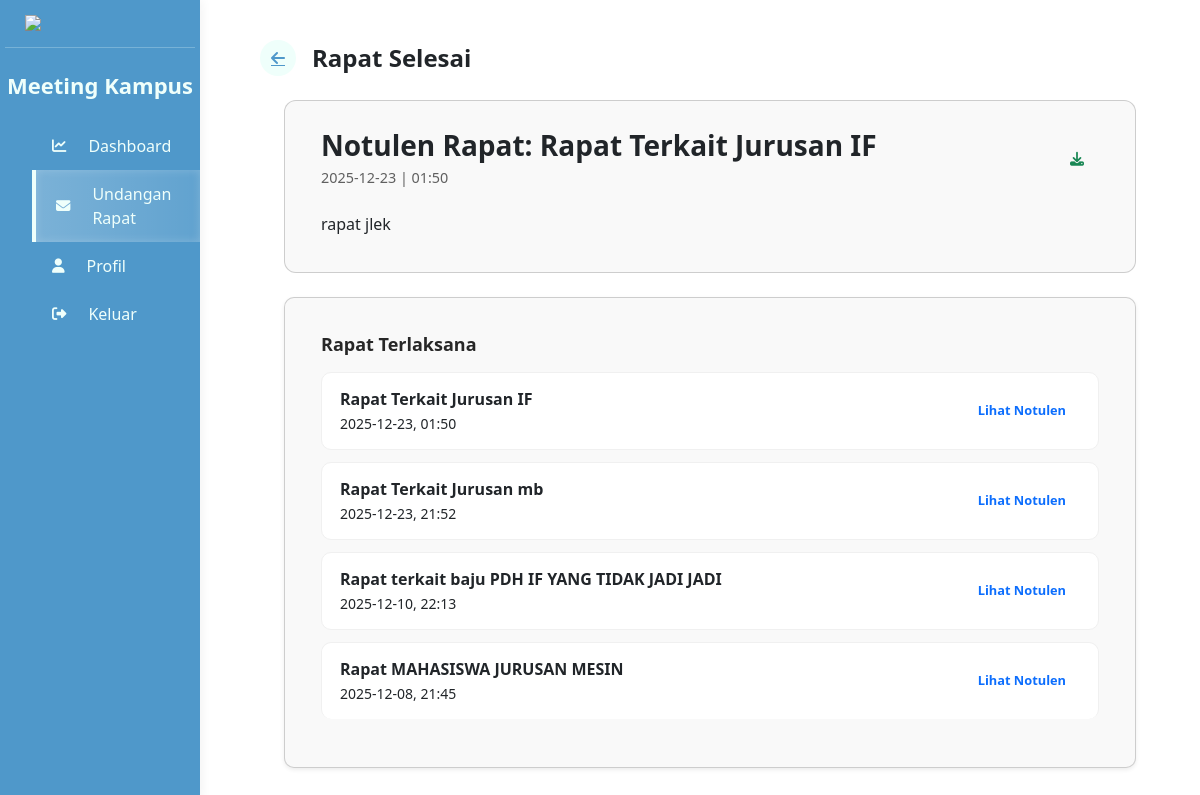
The app's page /page/notulen.php?id=3 with its own data.
### tables this page shows
CREATE TABLE `tb_rapat` (
  `id_rapat` int NOT NULL,
  `judul` varchar(255) DEFAULT NULL,
  `deskripsi` varchar(255) DEFAULT NULL,
  `tanggal` date DEFAULT NULL,
  `waktu` varchar(255) DEFAULT NULL,
  `lokasi` varchar(255) DEFAULT NULL,
  `id_admin` int DEFAULT NULL,
  `dibuat_oleh` varchar(255) DEFAULT NULL,
  `status` enum('dijadwalkan','selesai','dibatalkan') DEFAULT NULL,
  `notulen` varchar(355) DEFAULT NULL
);

### page/notulen.php (the view, shortened to what this page needs)
<?php
include "../connection/server.php";
$id_rapat = $_GET['id'] ?? null;
$rapatSelesai = mysqli_query($mysqli, "
    SELECT id_rapat, judul, tanggal, waktu
    FROM tb_rapat
    WHERE status = 'selesai'
    ORDER BY tanggal DESC
");
if ($id_rapat) {
    $data = mysqli_query($mysqli, "
        SELECT judul, tanggal, waktu, notulen
        FROM tb_rapat
        WHERE id_rapat = '$id_rapat'
    ");
    $rapat = mysqli_fetch_assoc($data);
}
?>
<!DOCTYPE html>
<html lang="id">
<head>
    <link href="https://cdn.jsdelivr.net/npm/bootstrap@5.3.3/dist/css/bootstrap.min.css" rel="stylesheet">
    <link rel="stylesheet" href="../assets/css/userpage.css">
    <link rel="stylesheet" href="https://cdnjs.cloudflare.com/ajax/libs/font-awesome/6.5.1/css/all.min.css">
</head>
<body>
<div class="container-fluid d-flex p-0">
    <div class="sidebar" id="sidebar">
        <div class="logo-section">
            <img src="../assets/img/polteklogo.png" class="logo-img">
            <hr class="divider">
        </div>
        <div class="logo">Meeting Kampus</div>
        <ul class="menu">
            <li class="menu-item">
                <i class="fa-solid fa-chart-line"></i>
                <a href="dashboard.php">Dashboard</a>
            </li>
            <li class="menu-item active">
                <i class="fa-solid fa-envelope"></i>
                <a href="undangan.php">Undangan Rapat</a>
            </li>
            <li class="menu-item">
                <i class="fa-solid fa-user"></i>
                <a href="profil.php">Profil</a>
            </li>
            <li class="menu-item">
                <i class="fa-solid fa-right-from-bracket"></i>
                <a href="logout.php">Keluar</a>
            </li>
        </ul>
    </div>
    <main class="main-content">
                <div class="page-header d-flex align-items-center mb-4">
            <a href="undangan.php" class="back-link me-3">
                <i class="fa-solid fa-arrow-left"></i>
            </a>
                <h2 class="page-title mb-0">Rapat Selesai</h2>
</div>
<div class="container-fluid mt-4 px-4">
<?php if (isset($rapat)) { ?>
<div class="card mb-4 notulen-card">
    <div class="card-header d-flex justify-content-between align-items-center">
        <div>
            <h3 class="mb-1">
                Notulen Rapat: <?= htmlspecialchars($rapat['judul']) ?>
            </h3>
            <p class="notulen-meta mb-0">
                <?= htmlspecialchars($rapat['tanggal']) ?> |
                <?= htmlspecialchars($rapat['waktu']) ?>
            </p>
        </div>
    <a href="download_notulen.php?id=<?= $id_rapat ?>"
    class="btn btn-outline-success btn-sm"
    title="Download Notulen">
    <i class="fa-solid fa-download"></i> </a>
    </div>
    <div class="card-body notulen-body">
        <?= nl2br(htmlspecialchars($rapat['notulen'])) ?>
    </div>
</div>
<?php } ?>
            <div class="card shadow-sm">
                <div class="card-body">
                    <h4 class="card-title mb-3">Rapat Terlaksana</h4>
                    <ul class="meeting-list">
                        <?php while ($row = mysqli_fetch_assoc($rapatSelesai)) { ?>
                            <li class="meeting-item d-flex justify-content-between align-items-center">
                                <div>
                                    <strong><?= htmlspecialchars($row['judul']) ?></strong><br>
                                    <small><?= htmlspecialchars($row['tanggal']) ?>, <?= htmlspecialchars($row['waktu']) ?></small>
                                </div>
                                <a href="notulen.php?id=<?= $row['id_rapat'] ?>"
                                class="btn btn-sm btn-outline-primary">
                                    Lihat Notulen
                                </a>
                            </li>
                        <?php } ?>
                    </ul>
                </div>
            </div>
    </main>
</div>
</body>
</html>

### assets/css/userpage.css (style rules this page uses)
* { margin: 0; padding: 0; box-sizing: border-box; font-family: 'Segoe UI', Arial, sans-serif; }
:root { --primary: #4F98CA; --secondary: #64748b; --light: #EFFFFB; --dark: #272727; --success: #50D890; --warning: #f59e0b; --danger: #ff0000; --blue: #bbe0f8; --green: #b6f1d1; --white: #f9f9f9; --gray: #c1c0c0; --darkgray: #606060; }
.sidebar { width: 200px; color: var(--light); background-color: var(--primary); min-height: 100vh; box-shadow: 2px 0 10px rgba(0, 0, 0, 0.05); padding: 10px 0; position: fixed; left: 0; top: 0; transition: transform 0.3s ease-in-out; z-index: 200; flex-shrink: 0; }
.logo { text-align: center; color: var(--light); font-size: 22px; font-weight: 700; }
.logo-section { padding: 5px ; }
.logo-img { width: 150px; height: auto; display: block; margin: 0 auto; }
.menu { list-style: none; margin-top: 20px; }
.menu-item { width: 100%; padding: 12px 20px; display: flex; align-items: center; cursor: pointer; transition: all 0.3s; font-weight: 400; gap: 12px }
.menu-item:hover, .menu-item.active { background-color: var(--blue); color: var(--light); border-left: 4px solid var(--primary); }
.menu-item i { margin-right: 10px; font-style: normal; font-size: 0.9em; color: var(--light) !important; }
.menu-item a { text-decoration: none; color: var(--light); transition: transform 0.2s ease; background-color: 0.2s ease; display: block; }
.menu-item.active { background: linear-gradient(to right, rgba(254, 254, 254, 0.25), rgba(255, 255, 255, 0.1)); color: var(--light); border-left: 4px solid var(--light); box-shadow: inset 0 0 8px rgba(255, 255, 255, 0.2); }
.main-content { margin-left: 220px; flex-grow: 1; padding: 40px; width: calc(100% - 220px); }
.page-title { font-size: 24px; font-weight: 600; }
.card { background-color: var(--white); border-radius: 10px; padding: 20px; margin-bottom: 20px; display: grid; width: 100%; transition: transform 0.3s, opacity 0.5s; }
.card-title { font-size: 18px; font-weight: 600; margin-bottom: 15px; color: var(--dark); }
.meeting-list { list-style: none; padding: 0; margin: 0; }
.meeting-item { background: #fff; border-radius: 10px; padding: 14px 18px; margin-bottom: 12px; display: flex; justify-content: space-between; align-items: center; border: 1px solid #f0f0f0; transition: all 0.25s ease; }
.meeting-item:last-child { border-bottom: none; }
.btn { padding: 8px 15px; border-radius: 5px; border: none; cursor: pointer; font-weight: 600; font-size: 14px; transition: all 0.3s; }
.btn-outline-primary { border-radius: 20px; padding: 4px 14px; font-size: 0.8rem; }
.back-link { width: 36px; height: 36px; display: flex; align-items: center; justify-content: center; border-radius: 50%; background: var(--light); color: var(--primary); }
.notulen-card { border-radius: 12px; overflow: hidden; }
.notulen-card .card-header { background: linear-gradient(135deg, var(--white)); border-bottom: none; }
.notulen-card h3 { font-weight: 600; margin-bottom: 5px; }
.notulen-meta { font-size: 0.9rem; color:var(--darkgray) }

### records on screen
tb_rapat: judul "Rapat Terkait Jurusan IF", tanggal "2025-12-23", waktu "01:50", notulen "rapat jlek"
tb_rapat: judul "Rapat Terkait Jurusan mb", tanggal "2025-12-23", waktu "21:52"
tb_rapat: judul "Rapat terkait baju PDH IF YANG TIDAK JADI JADI", tanggal "2025-12-10", waktu "22:13"
tb_rapat: judul "Rapat MAHASISWA JURUSAN MESIN", tanggal "2025-12-08", waktu "21:45"
